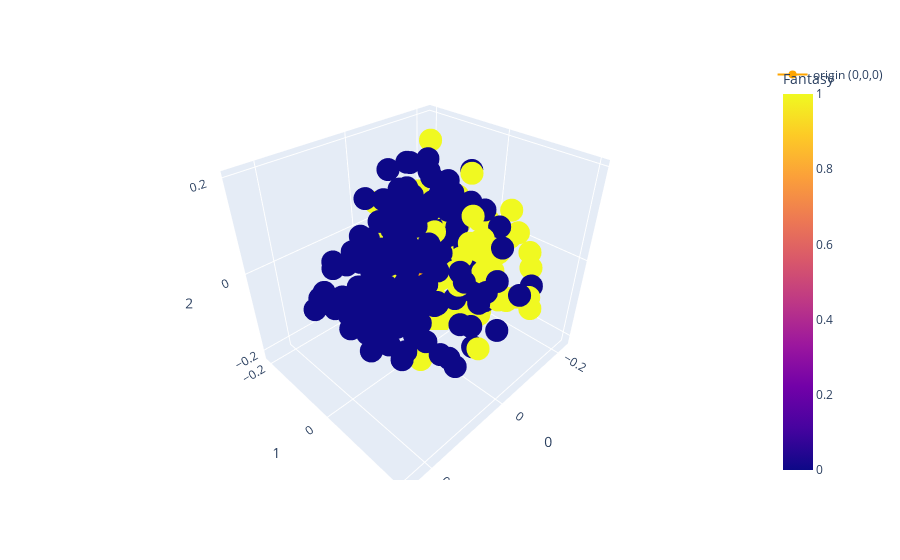

The notebook cell this image was saved under:
### Code cell
genre_to_color = "Fantasy"

fig = px.scatter_3d(df, x=0, y=1, z=2, hover_data="titles", color=genre_to_color)
fig.add_scatter3d(
    x=[0], y=[0], z=[0], marker=dict(color="orange"), name="origin (0,0,0)"
)
# fig.add_scatter3d(
#     x=[query_embedding_pcad[0]],
#     y=[query_embedding_pcad[1]],
#     z=[query_embedding_pcad[2]],
#     marker=dict(color="#16FF32"),
#     name="query",
# )

### Figure 1 — Plotly figure (JSON) as saved in the notebook; plotly's stock layout.template omitted (floating-point values rounded to 4 significant figures; data arrays with more than 128 entries replaced by an {"elided": "..."} marker saying what was removed)
{"data": [{"customdata": {"elided": "300x1 str values"}, "hovertemplate": "0=%{x}<br>1=%{y}<br>2=%{z}<br>titles=%{customdata[0]}<br>Fantasy=%{marker.color}<extra></extra>", "legendgroup": "", "marker": {"color": {"elided": "300 int values"}, "coloraxis": "coloraxis", "symbol": "circle"}, "mode": "markers", "name": "", "scene": "scene", "showlegend": false, "type": "scatter3d", "x": {"elided": "300 float values"}, "y": {"elided": "300 float values"}, "z": {"elided": "300 float values"}}, {"marker": {"color": "orange"}, "name": "origin (0,0,0)", "type": "scatter3d", "x": [0], "y": [0], "z": [0]}], "layout": {"coloraxis": {"colorbar": {"title": {"text": "Fantasy"}}, "colorscale": [[0, "#0d0887"], [0.1111, "#46039f"], [0.2222, "#7201a8"], [0.3333, "#9c179e"], [0.4444, "#bd3786"], [0.5556, "#d8576b"], [0.6667, "#ed7953"], [0.7778, "#fb9f3a"], [0.8889, "#fdca26"], [1, "#f0f921"]]}, "legend": {"tracegroupgap": 0}, "margin": {"t": 60}, "scene": {"domain": {"x": [0, 1], "y": [0, 1]}, "xaxis": {"title": {"text": "0"}}, "yaxis": {"title": {"text": "1"}}, "zaxis": {"title": {"text": "2"}}}}}
